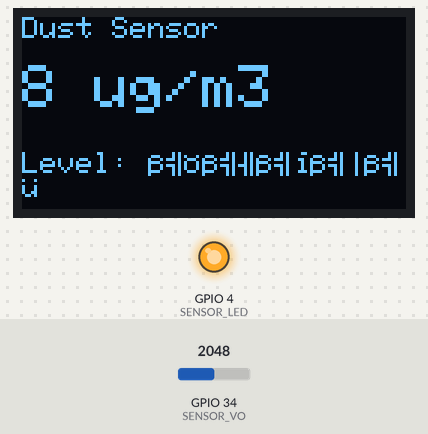
Simulated run of this sketch. Board: ESP32. Parts: 128×64 one-colour display, output pins drawn as LEDs (lit = HIGH). The test bench sets the inputs (shaded band); at power-on: GPIO 34 (SENSOR_VO) = 2048. What the sketch prints to the serial monitor is not drawn.

Above: at 2.7 s.
2.8 s: GPIO 34 (SENSOR_VO) set to 2866
At 4.8 s:
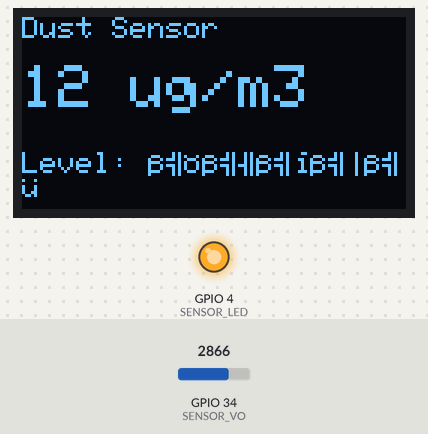
5.1 s: GPIO 34 (SENSOR_VO) set to 3603
At 6.8 s:
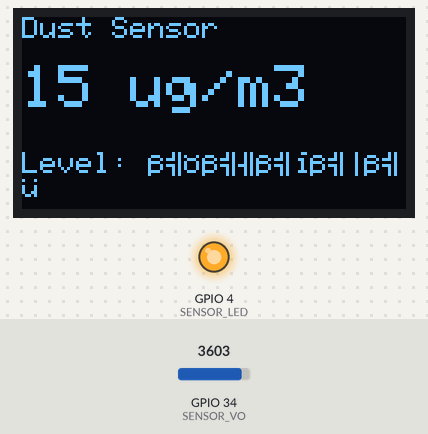
7.2 s: GPIO 34 (SENSOR_VO) set to 4095
At 8.6 s:
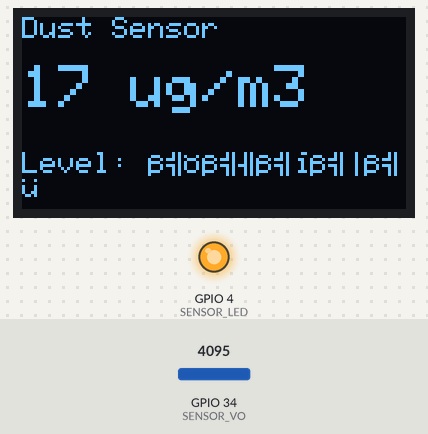
Timing chart, 0 to 10.2 s (numbered marks = the images above; inputs shaded):
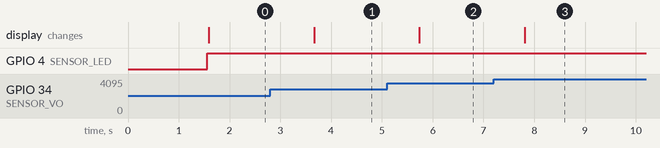

The sketch:

NodeMCU_PM2.5_With_oled.ino
```cpp
#include <Wire.h>
#include <Adafruit_GFX.h>
#include <Adafruit_SH110X.h>  // สำหรับจอ OLED 1.3"

#define SCREEN_WIDTH 128
#define SCREEN_HEIGHT 64
Adafruit_SH1106G display(SCREEN_WIDTH, SCREEN_HEIGHT, &Wire, -1);

// ==== กำหนดขาเซ็นเซอร์ฝุ่น ====
#define SENSOR_LED 4       // ขา LED ของ GP2Y1014AU0F
#define SENSOR_VO 34       // ขา Output (Vo)

// ==== ค่ามาตรฐานเซ็นเซอร์ ====
const float K = 0.17;  // ค่าความชัน (โวลต์ -> ความหนาแน่นฝุ่น)
const float V0 = 0.35; // ค่าแรงดันตอนอากาศสะอาด (โวลต์)

void setup() {
  Serial.begin(115200);
  Wire.begin(21, 22); // SDA=21, SCL=22

  pinMode(SENSOR_LED, OUTPUT);
  pinMode(SENSOR_VO, INPUT);

  // เริ่มต้นจอ OLED
  if(!display.begin(0x3C, true)) {
    Serial.println(F("ไม่พบจอ OLED"));
    for(;;);
  }

  display.clearDisplay();
  display.setTextColor(SH110X_WHITE);
  display.setTextSize(1);
  display.setCursor(0,0);
  display.println("Dust Sensor Starting...");
  display.display();
  delay(1500);
}

void loop() {
  // เปิด LED เพื่ออ่านค่า
  digitalWrite(SENSOR_LED, LOW);
  delayMicroseconds(280);
  int sensorValue = analogRead(SENSOR_VO);
  delayMicroseconds(40);
  digitalWrite(SENSOR_LED, HIGH);
  delayMicroseconds(9680);

  // แปลงค่า ADC เป็นแรงดัน (0–3.3V)
  float voltage = sensorValue * (3.3 / 4095.0);

  // แปลงแรงดันเป็นค่าฝุ่น (ug/m3)
  float dustDensity = (voltage - V0) / K;
  if (dustDensity < 0) dustDensity = 0;

  // หาระดับคุณภาพอากาศ (AQI)
  String airLevel;
  if (dustDensity <= 50) airLevel = "ดีมาก";
  else if (dustDensity <= 100) airLevel = "ปานกลาง";
  else if (dustDensity <= 150) airLevel = "เริ่มมีผล";
  else if (dustDensity <= 200) airLevel = "มีผลต่อสุขภาพ";
  else if (dustDensity <= 300) airLevel = "รุนแรง";
  else airLevel = "อันตราย!";

  // แสดงผลใน Serial Monitor
  Serial.print("Analog: "); Serial.print(sensorValue);
  Serial.print(" | Voltage: "); Serial.print(voltage, 3);
  Serial.print(" V | Dust: "); Serial.print(dustDensity, 1);
  Serial.print(" ug/m3 | Level: "); Serial.println(airLevel);

  // แสดงบนจอ OLED
  display.clearDisplay();
  display.setTextSize(1);
  display.setCursor(0,0);
  display.println("Dust Sensor");

  display.setTextSize(2);
  display.setCursor(0,16);
  display.print(dustDensity, 0);
  display.println(" ug/m3");

  display.setTextSize(1);
  display.setCursor(0,45);
  display.print("Level: ");
  display.println(airLevel);
  display.display();

  delay(1000);
}
```

Measured:
- after the input at 2.8 s, the display: changes after 0.87 s (image 1)
- after the input at 5.1 s, the display: changes after 0.64 s (image 2)
- after the input at 7.2 s, the display: changes after 0.61 s (image 3)
